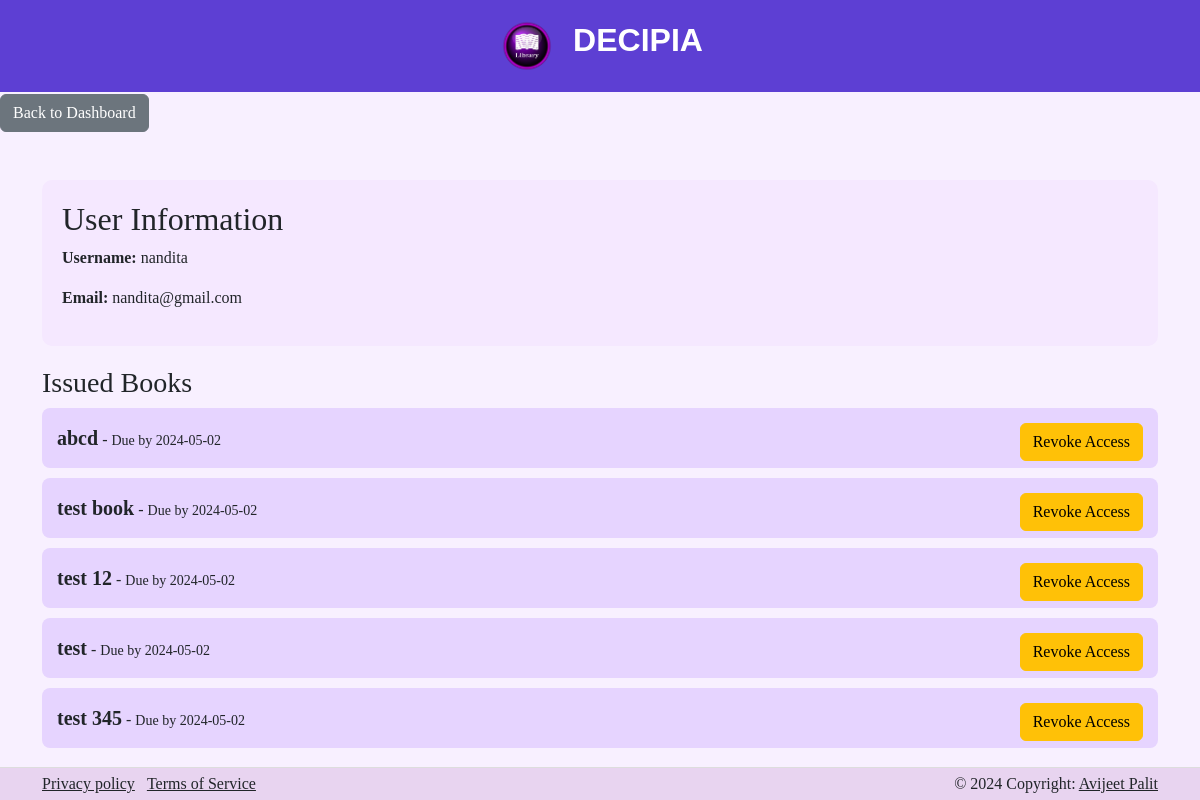
Page /viewuser/4 (signed in) on the committed database.
### model.py (models this page shows, shortened)
class User(db.Model, UserMixin):
    id = db.Column(db.Integer, primary_key=True)
    username = db.Column(db.String(50), unique=True, nullable=False)
    email = db.Column(db.String(120), unique=True, nullable=False)
    password_hash = db.Column(db.String(100), nullable=False)
    roles = db.Column(db.String(100), nullable=False, default="user")
    feedbacks = db.relationship('Feedback', backref='user', lazy='dynamic', cascade="all, delete-orphan")
    requested_books = db.relationship('RequestedBook', back_populates='user', lazy=True, cascade="all, delete-orphan")
    @property
    def password(self):
        raise AttributeError("password: write-only field")

class RequestedBook(db.Model):
    id = db.Column(db.Integer, primary_key=True)
    request_time = db.Column(db.DateTime, default=datetime.now(ist))
    deadline = db.Column(db.DateTime, nullable=True)
    issue_time = db.Column(db.DateTime, nullable=True)
    is_revoke = db.Column(db.Boolean, default=False)
    requested = db.Column(db.Boolean, default=True )
    is_issue = db.Column(db.Boolean, default=False)
    is_return = db.Column(db.Boolean, default=False)
    book_id = db.Column(db.Integer, db.ForeignKey('book.id'), nullable=False)
    user_id = db.Column(db.Integer, db.ForeignKey('user.id'), nullable=False)
    user = db.relationship('User', back_populates='requested_books')

class Book(db.Model):
    id = db.Column(db.Integer, primary_key=True)
    title = db.Column(db.String(100), unique=True, nullable=False)
    author = db.Column(db.String(100), nullable=False)
    content = db.Column(db.Text, nullable=False)
    genre = db.Column(db.String(), nullable=True)
    releasedate = db.Column(db.DateTime, default=datetime.now(ist))
    price = db.Column(db.Integer, nullable=False)
    pdf = db.Column(db.String(511), nullable=True)
    section_id = db.Column(db.Integer, db.ForeignKey('section.id'), nullable=True)
    user_id = db.Column(db.Integer, db.ForeignKey('user.id'), nullable=True)
    requests = db.relationship('RequestedBook', backref='book', lazy='dynamic', cascade="all, delete-orphan")
    feedbacks = db.relationship('Feedback', backref='book', lazy='dynamic', cascade="all, delete-orphan")

### lib.py (the view)
@lib.route('/viewuser/<int:id>')
@login_required
def viewuser(id):
    user = userdata.query.get_or_404(id)
    issued_books = requestdata.query.filter_by(user_id=id, is_issue=True, is_revoke=False).all()
    return render_template('viewuser.html', user=user, issued_books=issued_books)

### model.py (called while the page is built)
@login_manager.user_loader
def load_user(user_id):
    return User.query.get(int(user_id))

### templates/viewuser.html (shortened to what this page needs)
{% extends "base.html" %}
{% block body %}
<br>
<div class="back-button">
    <a href="{{ url_for('lib.admindashboard') }}" class="btn btn-secondary">Back to Dashboard</a>
</div>
<div class="container mt-5">
    <div class="user-info">
        <h2>User Information</h2>
        <p><strong>Username:</strong> {{ user.username }}</p>
        <p><strong>Email:</strong> {{ user.email }}</p>
    </div>
    <div class="book-list">
        <h3>Issued Books</h3>
        {% if issued_books %}
            {% for book in issued_books %}
                <div class="book-item">
                    <span class="book-title">{{ book.book.title }}</span> - <small>Due by {{ book.deadline.strftime('%Y-%m-%d') }}</small>
                    <button class="btn btn-warning float-end" onclick="window.location.href='/revokebook/{{ book.id }}'">Revoke Access</button>
                </div>
            {% endfor %}
        {% else %}
            <p>No books currently issued.</p>
        {% endif %}
    </div>
</div>
{% endblock body %}

### rows in the picture
User: username "nandita", email "nandita@gmail.com"
RequestedBook: book "abcd", deadline "2024-05-02"
RequestedBook: book "test book", deadline "2024-05-02"
RequestedBook: book "test 12", deadline "2024-05-02"
RequestedBook: book "test", deadline "2024-05-02"
RequestedBook: book "test 345", deadline "2024-05-02"
